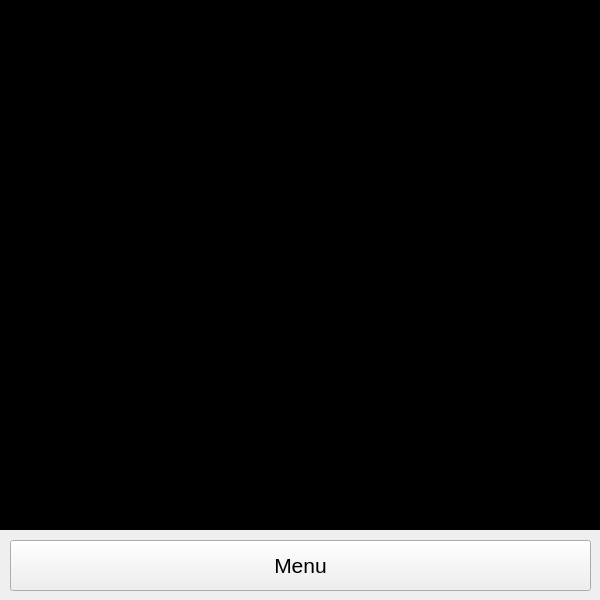
<?xml version="1.0" encoding="UTF-8"?>
<ui version="4.0">
 <class>HighscoreTable</class>
 <widget class="QWidget" name="HighscoreTable">
  <property name="geometry">
   <rect>
    <x>0</x>
    <y>0</y>
    <width>600</width>
    <height>600</height>
   </rect>
  </property>
  <property name="windowTitle">
   <string>Form</string>
  </property>
  <widget class="QLabel" name="label">
   <property name="geometry">
    <rect>
     <x>0</x>
     <y>0</y>
     <width>600</width>
     <height>600</height>
    </rect>
   </property>
   <property name="text">
    <string/>
   </property>
  </widget>
  <widget class="QTableView" name="tableView">
   <property name="geometry">
    <rect>
     <x>-1</x>
     <y>-1</y>
     <width>601</width>
     <height>531</height>
    </rect>
   </property>
   <property name="font">
    <font>
     <pointsize>-1</pointsize>
     <italic>false</italic>
     <bold>true</bold>
    </font>
   </property>
   <property name="styleSheet">
    <string notr="true">background-color: black;
color: white;
font: bold 24px; 
</string>
   </property>
   <property name="autoScroll">
    <bool>true</bool>
   </property>
   <property name="tabKeyNavigation">
    <bool>true</bool>
   </property>
   <property name="textElideMode">
    <enum>Qt::ElideNone</enum>
   </property>
  </widget>
  <widget class="QPushButton" name="pushButton">
   <property name="geometry">
    <rect>
     <x>10</x>
     <y>540</y>
     <width>581</width>
     <height>51</height>
    </rect>
   </property>
   <property name="font">
    <font>
     <pointsize>16</pointsize>
    </font>
   </property>
   <property name="text">
    <string>Menu</string>
   </property>
  </widget>
 </widget>
 <resources/>
 <connections/>
</ui>
